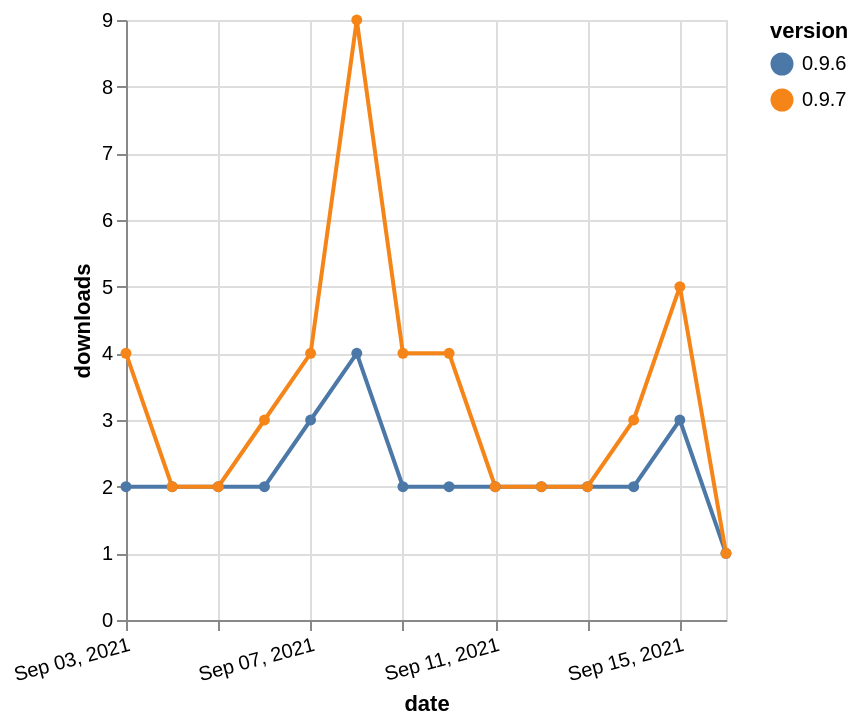

Source (Vega-Lite JSON):
### Vega-Lite specification from a JSON file in a GitHub repository (floating-point values rounded to 4 significant figures)
{"$schema": "https://vega.github.io/schema/vega-lite/v5.json", "description": "A simple bar chart with embedded data.", "data": {"values": [{"date": "2021-09-03", "total": 2879, "delta": 2, "version": "0.9.6"}, {"date": "2021-09-04", "total": 2881, "delta": 2, "version": "0.9.6"}, {"date": "2021-09-05", "total": 2883, "delta": 2, "version": "0.9.6"}, {"date": "2021-09-06", "total": 2885, "delta": 2, "version": "0.9.6"}, {"date": "2021-09-07", "total": 2888, "delta": 3, "version": "0.9.6"}, {"date": "2021-09-08", "total": 2892, "delta": 4, "version": "0.9.6"}, {"date": "2021-09-09", "total": 2894, "delta": 2, "version": "0.9.6"}, {"date": "2021-09-10", "total": 2896, "delta": 2, "version": "0.9.6"}, {"date": "2021-09-11", "total": 2898, "delta": 2, "version": "0.9.6"}, {"date": "2021-09-12", "total": 2900, "delta": 2, "version": "0.9.6"}, {"date": "2021-09-13", "total": 2902, "delta": 2, "version": "0.9.6"}, {"date": "2021-09-14", "total": 2904, "delta": 2, "version": "0.9.6"}, {"date": "2021-09-15", "total": 2907, "delta": 3, "version": "0.9.6"}, {"date": "2021-09-16", "total": 2908, "delta": 1, "version": "0.9.6"}, {"date": "2021-09-03", "total": 3489, "delta": 4, "version": "0.9.7"}, {"date": "2021-09-04", "total": 3491, "delta": 2, "version": "0.9.7"}, {"date": "2021-09-05", "total": 3493, "delta": 2, "version": "0.9.7"}, {"date": "2021-09-06", "total": 3496, "delta": 3, "version": "0.9.7"}, {"date": "2021-09-07", "total": 3500, "delta": 4, "version": "0.9.7"}, {"date": "2021-09-08", "total": 3509, "delta": 9, "version": "0.9.7"}, {"date": "2021-09-09", "total": 3513, "delta": 4, "version": "0.9.7"}, {"date": "2021-09-10", "total": 3517, "delta": 4, "version": "0.9.7"}, {"date": "2021-09-11", "total": 3519, "delta": 2, "version": "0.9.7"}, {"date": "2021-09-12", "total": 3521, "delta": 2, "version": "0.9.7"}, {"date": "2021-09-13", "total": 3523, "delta": 2, "version": "0.9.7"}, {"date": "2021-09-14", "total": 3526, "delta": 3, "version": "0.9.7"}, {"date": "2021-09-15", "total": 3531, "delta": 5, "version": "0.9.7"}, {"date": "2021-09-16", "total": 3532, "delta": 1, "version": "0.9.7"}]}, "width": "container", "mark": {"type": "line", "point": {"filled": true}}, "encoding": {"x": {"field": "date", "type": "temporal", "timeUnit": "yearmonthdate", "title": "date", "axis": {"labelAngle": -15}}, "y": {"field": "delta", "type": "quantitative", "title": "downloads"}, "color": {"field": "version", "type": "nominal"}, "tooltip": {"field": "delta"}}}
